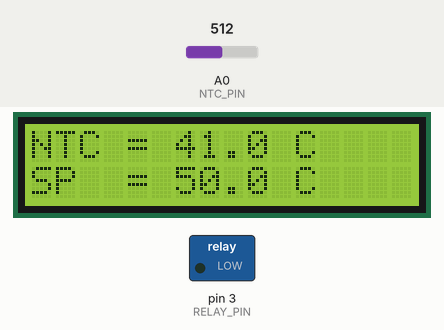
Simulated run of this sketch. Board: Arduino Uno, built with avr-gcc and run on an emulated ATmega328P. On the bench: 16×2 character LCD, switched loads named in the sketch (green lamp = pin HIGH). The inputs (shaded band) are chosen by the test bench; at power-on: A0 (NTC_PIN) = 512.

Above: at 3.2 s.
3.3 s: A0 (NTC_PIN) set to 444
At 4.7 s:
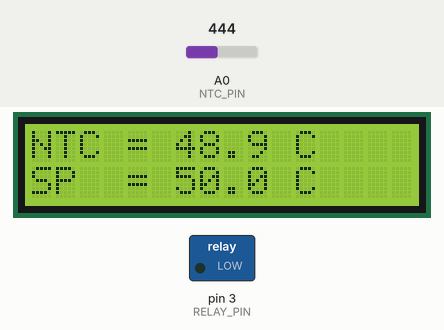
5.7 s: A0 (NTC_PIN) set to 425
At 6.7 s:
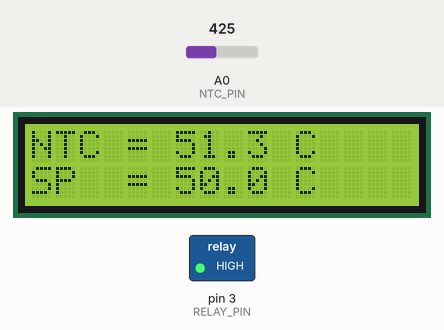
7.7 s: A0 (NTC_PIN) set to 0
At 8.7 s:
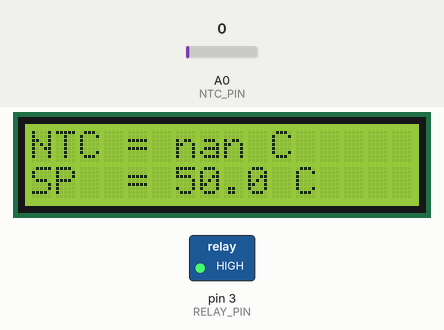
Timing chart, 0 to 10.7 s (numbered marks = the images above; inputs shaded):
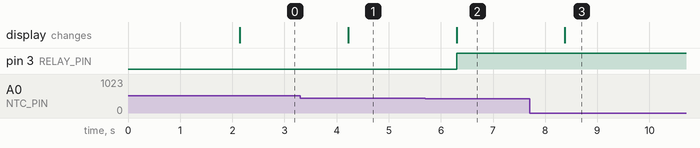

Measured:
- the behaviour switches between 436 and 435 on A0 (NTC_PIN) (found by bisection; images 1 and 2)
- after the input at 3.3 s, the display: changes after 0.92 s (image 1)
- after the input at 5.7 s, pin 3 (RELAY_PIN): LOW → HIGH after 0.60 s; the display: changes after 0.60 s (image 2)
- after the input at 7.7 s, the display: changes after 0.68 s (image 3)

The sketch:

M10-KendaliONOFF.ino
```cpp
#include <SoftwareSerial.h>
#include <Wire.h>
#include <LiquidCrystal_I2C.h>

SoftwareSerial mySerial(5, 6);
LiquidCrystal_I2C lcd(0x27, 16, 2);

const int RELAY_PIN = 3;
const int NTC_PIN = A0;
float ntc;
float hasil;
float hasil1;
float nilai_sensor;
float Setpoin = 50.0;

void setup() {
  pinMode(RELAY_PIN, OUTPUT);
  mySerial.begin(9600);
  lcd.init();
  lcd.backlight();
  lcd.setCursor(0, 0);
  lcd.print("-KENDALI ON/OFF-");
  lcd.setCursor(0, 1);
  lcd.print("    SIMULASI    ");
  delay(2000);
  lcd.clear();
}

void loop() {
  ntc = analogRead(NTC_PIN);
  hasil = log(10000.0 * (ntc / (1023.0 - ntc)));
  hasil1 = 1.0 / (0.000017 + (0.00037 * hasil) - (0.00000031 * hasil * hasil * hasil));
  nilai_sensor = hasil1 - 273.15;

  lcd.setCursor(0, 0);
  lcd.print("NTC = ");
  lcd.print(nilai_sensor, 1);
  lcd.print(" C  ");
  lcd.setCursor(0, 1);
  lcd.print("SP  = ");
  lcd.print(Setpoin, 1);
  lcd.print(" C  ");
  mySerial.print(nilai_sensor, 1);
  mySerial.print("|");
  mySerial.println(Setpoin, 1);

  if (nilai_sensor <= Setpoin) {
    digitalWrite(RELAY_PIN, LOW);
  } else {
    digitalWrite(RELAY_PIN, HIGH);
  }

  delay(1000);
}
```
